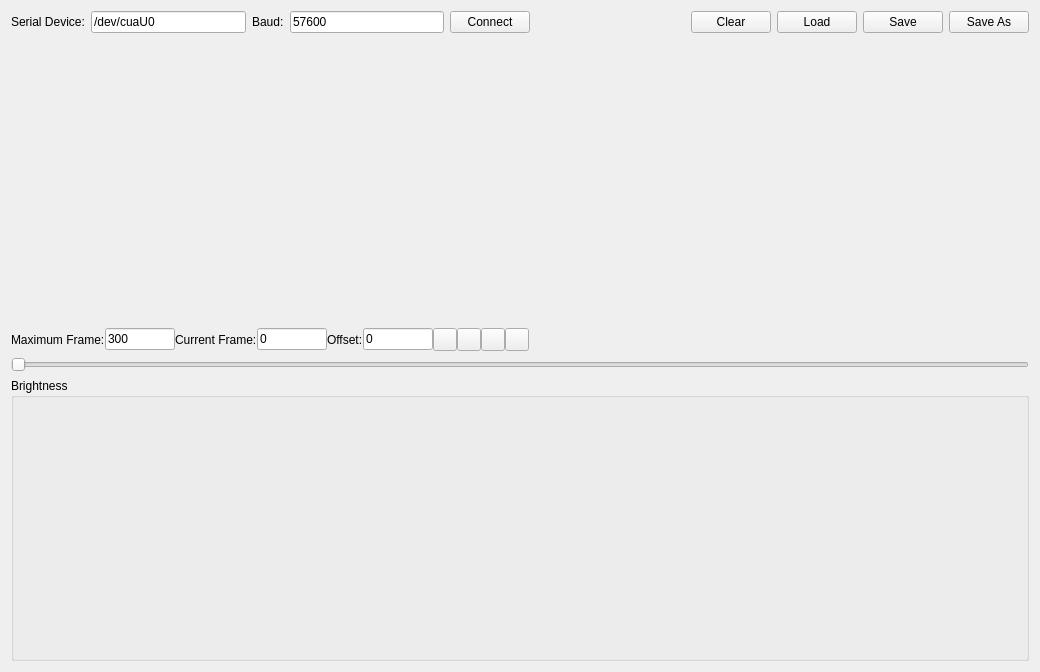
<?xml version="1.0" encoding="UTF-8"?>
<ui version="4.0">
 <class>LedControlClass</class>
 <widget class="QWidget" name="LedControlClass">
  <property name="geometry">
   <rect>
    <x>0</x>
    <y>0</y>
    <width>1040</width>
    <height>672</height>
   </rect>
  </property>
  <property name="windowTitle">
   <string>Arduino LED Control</string>
  </property>
  <layout class="QVBoxLayout" name="verticalLayout_2">
   <item>
    <layout class="QHBoxLayout" name="horizontalLayout">
     <item>
      <widget class="QLabel" name="label">
       <property name="text">
        <string>Serial Device:</string>
       </property>
      </widget>
     </item>
     <item>
      <widget class="QLineEdit" name="serialDevice">
       <property name="text">
        <string>/dev/cuaU0</string>
       </property>
      </widget>
     </item>
     <item>
      <widget class="QLabel" name="label_2">
       <property name="text">
        <string>Baud:</string>
       </property>
      </widget>
     </item>
     <item>
      <widget class="QLineEdit" name="serialBaud">
       <property name="text">
        <string>57600</string>
       </property>
      </widget>
     </item>
     <item>
      <widget class="QPushButton" name="connectButton">
       <property name="text">
        <string>Connect</string>
       </property>
      </widget>
     </item>
     <item>
      <spacer name="horizontalSpacer">
       <property name="orientation">
        <enum>Qt::Horizontal</enum>
       </property>
       <property name="sizeHint" stdset="0">
        <size>
         <width>40</width>
         <height>20</height>
        </size>
       </property>
      </spacer>
     </item>
     <item>
      <widget class="QPushButton" name="clearButton">
       <property name="text">
        <string>Clear</string>
       </property>
       <property name="icon">
        <iconset resource="../resources.qrc">
         <normaloff>:/icons/resources/trash-16.png</normaloff>:/icons/resources/trash-16.png</iconset>
       </property>
       <property name="iconSize">
        <size>
         <width>16</width>
         <height>16</height>
        </size>
       </property>
      </widget>
     </item>
     <item>
      <widget class="QPushButton" name="loadButton">
       <property name="text">
        <string>Load</string>
       </property>
       <property name="icon">
        <iconset resource="../resources.qrc">
         <normaloff>:/icons/resources/fileopen.png</normaloff>:/icons/resources/fileopen.png</iconset>
       </property>
       <property name="iconSize">
        <size>
         <width>16</width>
         <height>16</height>
        </size>
       </property>
      </widget>
     </item>
     <item>
      <widget class="QPushButton" name="saveButton">
       <property name="text">
        <string>Save</string>
       </property>
       <property name="icon">
        <iconset resource="../resources.qrc">
         <normaloff>:/icons/resources/filesave.png</normaloff>:/icons/resources/filesave.png</iconset>
       </property>
       <property name="iconSize">
        <size>
         <width>16</width>
         <height>16</height>
        </size>
       </property>
      </widget>
     </item>
     <item>
      <widget class="QPushButton" name="saveAsButton">
       <property name="text">
        <string>Save As</string>
       </property>
       <property name="icon">
        <iconset resource="../resources.qrc">
         <normaloff>:/icons/resources/filesaveas.png</normaloff>:/icons/resources/filesaveas.png</iconset>
       </property>
       <property name="iconSize">
        <size>
         <width>16</width>
         <height>16</height>
        </size>
       </property>
      </widget>
     </item>
    </layout>
   </item>
   <item>
    <widget class="QWidget" name="frameview" native="true">
     <property name="sizePolicy">
      <sizepolicy hsizetype="Preferred" vsizetype="Expanding">
       <horstretch>0</horstretch>
       <verstretch>0</verstretch>
      </sizepolicy>
     </property>
    </widget>
   </item>
   <item>
    <layout class="QHBoxLayout" name="horizontalLayout_2">
     <property name="spacing">
      <number>0</number>
     </property>
     <property name="topMargin">
      <number>0</number>
     </property>
     <item>
      <widget class="QLabel" name="label_3">
       <property name="text">
        <string>Maximum Frame:</string>
       </property>
      </widget>
     </item>
     <item>
      <widget class="QLineEdit" name="maxFrame">
       <property name="sizePolicy">
        <sizepolicy hsizetype="Fixed" vsizetype="Fixed">
         <horstretch>0</horstretch>
         <verstretch>0</verstretch>
        </sizepolicy>
       </property>
       <property name="maximumSize">
        <size>
         <width>70</width>
         <height>16777215</height>
        </size>
       </property>
       <property name="text">
        <string>300</string>
       </property>
      </widget>
     </item>
     <item>
      <widget class="QLabel" name="label_4">
       <property name="text">
        <string>Current Frame:</string>
       </property>
      </widget>
     </item>
     <item>
      <widget class="QLineEdit" name="currentFrame">
       <property name="sizePolicy">
        <sizepolicy hsizetype="Fixed" vsizetype="Fixed">
         <horstretch>0</horstretch>
         <verstretch>0</verstretch>
        </sizepolicy>
       </property>
       <property name="maximumSize">
        <size>
         <width>70</width>
         <height>16777215</height>
        </size>
       </property>
       <property name="text">
        <string>0</string>
       </property>
      </widget>
     </item>
     <item>
      <widget class="QLabel" name="label_5">
       <property name="text">
        <string>Offset:</string>
       </property>
      </widget>
     </item>
     <item>
      <widget class="QLineEdit" name="offsetFrame">
       <property name="sizePolicy">
        <sizepolicy hsizetype="Fixed" vsizetype="Fixed">
         <horstretch>0</horstretch>
         <verstretch>0</verstretch>
        </sizepolicy>
       </property>
       <property name="maximumSize">
        <size>
         <width>70</width>
         <height>16777215</height>
        </size>
       </property>
       <property name="text">
        <string>0</string>
       </property>
      </widget>
     </item>
     <item>
      <widget class="QToolButton" name="frameBackButton">
       <property name="text">
        <string/>
       </property>
       <property name="icon">
        <iconset resource="../resources.qrc">
         <normaloff>:/icons/resources/media-seek-backward.png</normaloff>:/icons/resources/media-seek-backward.png</iconset>
       </property>
       <property name="iconSize">
        <size>
         <width>16</width>
         <height>16</height>
        </size>
       </property>
      </widget>
     </item>
     <item>
      <widget class="QToolButton" name="frameNextButton">
       <property name="text">
        <string/>
       </property>
       <property name="icon">
        <iconset resource="../resources.qrc">
         <normaloff>:/icons/resources/media-seek-forward.png</normaloff>:/icons/resources/media-seek-forward.png</iconset>
       </property>
       <property name="iconSize">
        <size>
         <width>16</width>
         <height>16</height>
        </size>
       </property>
      </widget>
     </item>
     <item>
      <widget class="QToolButton" name="playButton">
       <property name="text">
        <string/>
       </property>
       <property name="icon">
        <iconset resource="../resources.qrc">
         <normaloff>:/icons/resources/media-playback-start.png</normaloff>:/icons/resources/media-playback-start.png</iconset>
       </property>
       <property name="iconSize">
        <size>
         <width>16</width>
         <height>16</height>
        </size>
       </property>
      </widget>
     </item>
     <item>
      <widget class="QToolButton" name="stopButton">
       <property name="text">
        <string/>
       </property>
       <property name="icon">
        <iconset resource="../resources.qrc">
         <normaloff>:/icons/resources/media-playback-stop.png</normaloff>:/icons/resources/media-playback-stop.png</iconset>
       </property>
       <property name="iconSize">
        <size>
         <width>16</width>
         <height>16</height>
        </size>
       </property>
      </widget>
     </item>
     <item>
      <spacer name="horizontalSpacer_2">
       <property name="orientation">
        <enum>Qt::Horizontal</enum>
       </property>
       <property name="sizeHint" stdset="0">
        <size>
         <width>40</width>
         <height>20</height>
        </size>
       </property>
      </spacer>
     </item>
    </layout>
   </item>
   <item>
    <widget class="QSlider" name="frameSlider">
     <property name="maximum">
      <number>299</number>
     </property>
     <property name="orientation">
      <enum>Qt::Horizontal</enum>
     </property>
    </widget>
   </item>
   <item>
    <widget class="QGroupBox" name="groupBox">
     <property name="sizePolicy">
      <sizepolicy hsizetype="Preferred" vsizetype="Expanding">
       <horstretch>0</horstretch>
       <verstretch>0</verstretch>
      </sizepolicy>
     </property>
     <property name="title">
      <string>Brightness</string>
     </property>
     <layout class="QVBoxLayout" name="verticalLayout">
      <item>
       <layout class="QHBoxLayout" name="sliderLayout"/>
      </item>
     </layout>
    </widget>
   </item>
  </layout>
 </widget>
 <resources>
  <include location="../resources.qrc"/>
 </resources>
 <connections/>
</ui>
